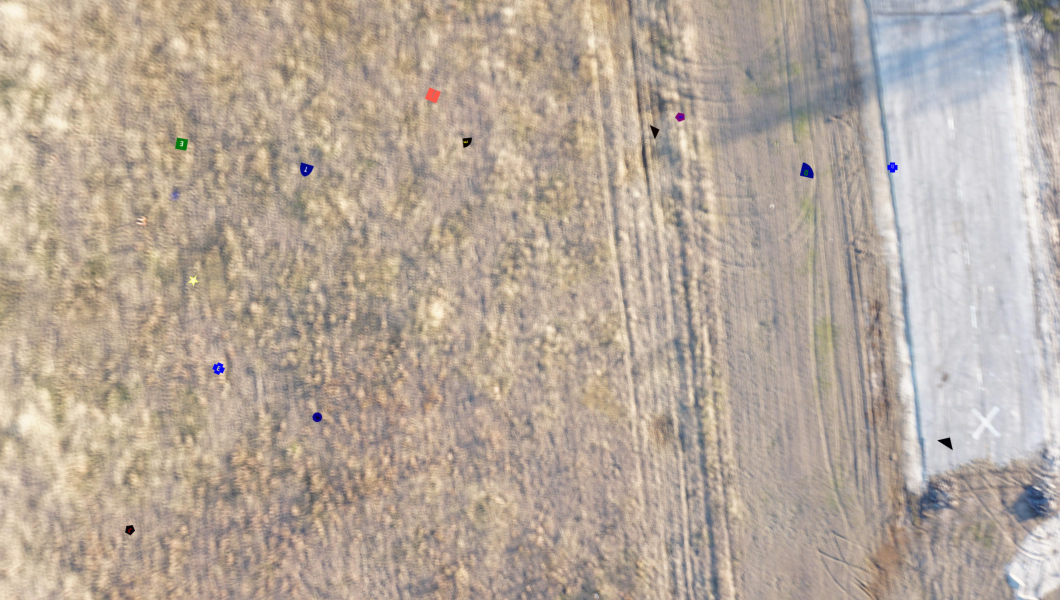
#> input picture target-finder/test/fixtures/fake-1.jpg, 4240 x 2400 px (shown at 1/4 size); its folder holds only this picture in this run
$ python -i create_full_images.py   (imports and definitions only)   (older library calls are emulated)
#> lines starting #> are read from the running program, lines starting #| are printed output that depends on the picture
#!/usr/bin/env python3
"""
This script should generate fullsized training images
which contain several artificial shapes.

Save Format:
    data/{train, val}/images/exX.png <- image X
    data/{train, val}/images/exX.txt <- bboxes for image X

BBox Format:
    shape_ALPHA x y width height
    shape2_ALPHA2 x y width height
    ...
"""
import glob
import multiprocessing
import os
import random
import sys

from PIL import Image, ImageDraw, ImageFilter, ImageFont, ImageOps
from tqdm import tqdm

import config


# Get constants from config
NUM_GEN = int(config.NUM_IMAGES)
MAX_SHAPES = int(config.MAX_PER_SHAPE)
FULL_SIZE = config.FULL_SIZE
TARGET_COLORS = config.TARGET_COLORS
ALPHA_COLORS = config.ALPHA_COLORS
COLORS = config.COLORS


# [72 lines left out: function generate_all_shapes, not called in this run]


def _generate_single_example(data):
    """Creates a single full image"""
    number, background, flip_bg, mirror_bg, blur, shape_params, gen_type = data

    background = background.copy()
    if flip_bg:
        background = ImageOps.flip(background)
    if mirror_bg:
        background = ImageOps.mirror(background)

    shape_imgs = [_create_shape(*shape_param) for shape_param in shape_params]

    shape_bboxes, full_img = _add_shapes(background, shape_imgs,
                                         shape_params, blur)

    data_path = os.path.join(config.DATA_DIR, gen_type, 'images')
    img_fn = os.path.join(data_path, 'ex{}.png'.format(number))
    labels_fn = os.path.join(data_path, 'ex{}.txt'.format(number))

    full_img.save(img_fn)

    with open(labels_fn, 'w') as label_file:
        for shape_bbox in shape_bboxes:
            label_file.write('{} {} {} {} {}\n'.format(*shape_bbox))


# [40 lines left out: functions _add_shapes, _get_backgrounds, _get_base_shapes, not called in this run]


def _random_list(items, count):
    """Get a list of items with length count"""
    return [random.choice(items) for i in range(0, count)]


# [125 lines left out: functions _create_shape, _augment_color, _get_base, _strip_image, _add_alphanumeric, not called in this run]


def _rotate_shape(image, shape, angle):
    return image.rotate(angle, expand=1)


# [3 lines not run here, left out]

>>> import cv2
>>> picture = cv2.imread('../target-finder/test/fixtures/fake-1.jpg', cv2.IMREAD_GRAYSCALE)
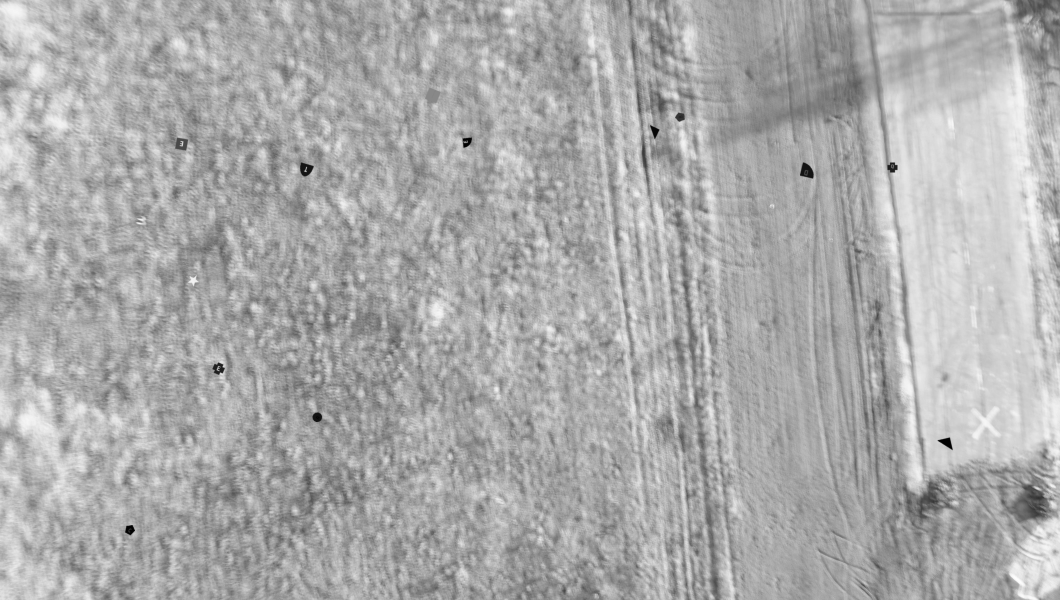
#> picture: shape (2400, 4240) (shown at 1/4 size); min 0, max 255, mean 171.3
#> (the run stopped early here; a loop or call above may not have finished)
